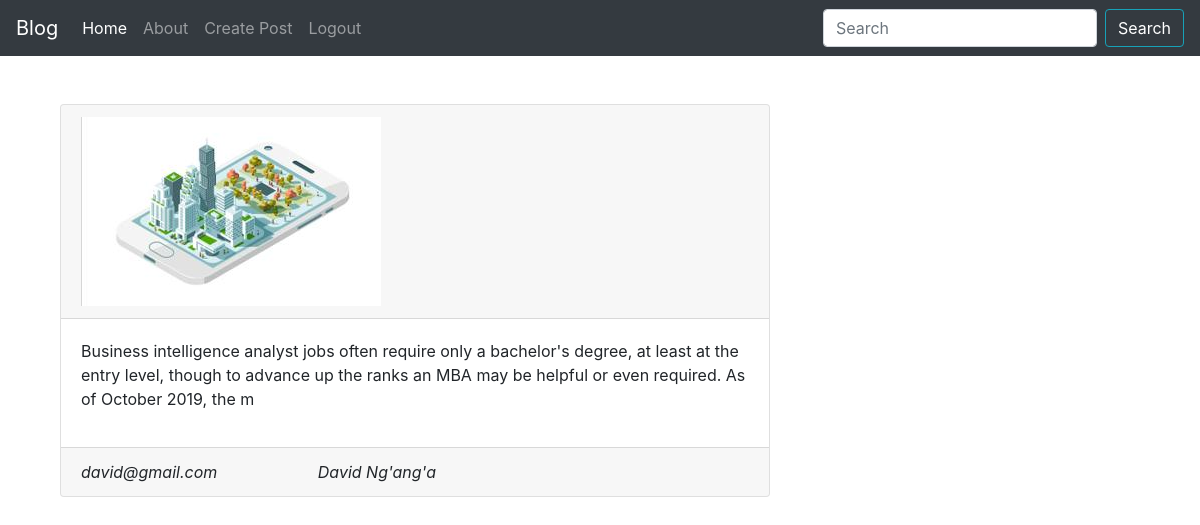
The page /user/profile (signed in) on the database its author committed.
### User/models.py (models this page shows, shortened)
class UserProfile(models.Model):
    user =models.ForeignKey(User, on_delete=models.CASCADE)
    cover_photo  = models.ImageField(upload_to='upload_to/')
    description = models.CharField(max_length=200)

### User/views.py (the view)
# urls.py: path('profile', myprofile, name='profile')
def myprofile(request):
    data = UserProfile.objects.get(user = 1)
    return render(request, 'user/profile.html', {'data':data})

### Post/templates/user/profile.html
{% extends 'base.html' %}
{% load humanize %}
{% block content %}
<div class="container">
    <div class="col-md-8 col-sm-12 mt-5">
       <div class="card">
           <div class="card-header">
            <div class="card-img-top">
                <img src="/media/{{ data.cover_photo }}" alt="">
            </div>
           </div>
           <div class="card-body">
                <p>{{data.description}}</p>
           </div>
           <div class="card-footer justify-content-between">
              <i class="mr-5">{{data.user.email}} </i>
              <i class="ml-5">{{data.user.first_name}} {{data.user.last_name}}</i>
           </div>
       </div>
    </div>
</div>
{% endblock %}

### Post/static/css/master.css (style rules this page uses)
html, body { margin:0%; padding:0% }

### rows shown on the page
UserProfile: cover_photo (picture), description "Business intelligence analyst jobs often require only a bachelor's degree, at least at the entry level, though to advance up the ranks an MBA may be helpful or even required. As of October 2019, the m", user.email "david@gmail.com", user.first_name "David", user.last_name "Ng'ang'a"
